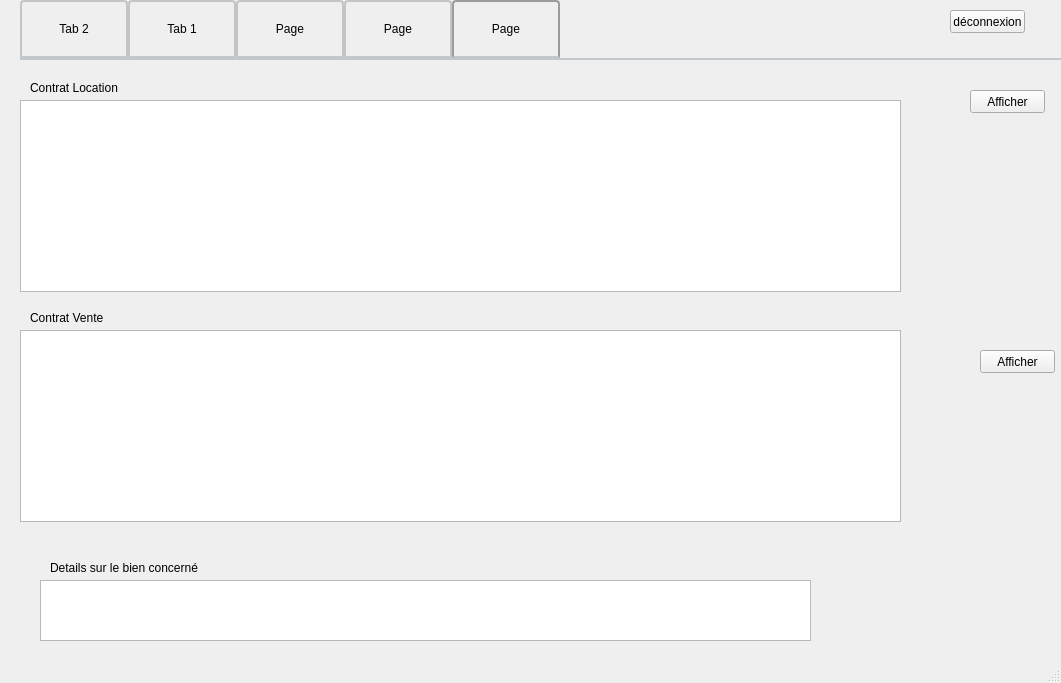
<?xml version="1.0" encoding="UTF-8"?>
<ui version="4.0">
 <class>Admin</class>
 <widget class="QMainWindow" name="Admin">
  <property name="geometry">
   <rect>
    <x>0</x>
    <y>0</y>
    <width>1061</width>
    <height>683</height>
   </rect>
  </property>
  <property name="windowTitle">
   <string>MainWindow</string>
  </property>
  <widget class="QWidget" name="centralwidget">
   <widget class="QTabWidget" name="tabWidget">
    <property name="geometry">
     <rect>
      <x>20</x>
      <y>0</y>
      <width>1041</width>
      <height>651</height>
     </rect>
    </property>
    <property name="styleSheet">
     <string notr="true">QTabWidget::pane { /* The tab widget frame */
    border-top: 2px solid #C2C7CB;
    position: absolute;
    top: -0.5em;
}

QTabWidget::tab-bar {
    alignment: center;
}

/* Style the tab using the tab sub-control. Note that
    it reads QTabBar _not_ QTabWidget */
QTabBar::tab {
    background: qlineargradient(x1: 0, y1: 0, x2: 0, y2: 1,
                                stop: 0 #E1E1E1, stop: 0.4 #DDDDDD,
                                stop: 0.5 #D8D8D8, stop: 1.0 #D3D3D3);
    border: 2px solid #C4C4C3;
    border-bottom-color: #C2C7CB; /* same as the pane color */
    border-top-left-radius: 4px;
    border-top-right-radius: 4px;
    min-width: 8ex;
    padding: 2px;
}

QTabBar::tab:selected, QTabBar::tab:hover {
    background: qlineargradient(x1: 0, y1: 0, x2: 0, y2: 1,
                                stop: 0 #fafafa, stop: 0.4 #f4f4f4,
                                stop: 0.5 #e7e7e7, stop: 1.0 #fafafa);
}

QTabBar::tab:selected {
    border-color: #9B9B9B;
    border-bottom-color: #C2C7CB; /* same as pane color */
}
QTabBar::tab { height: 50px; width: 100px; }</string>
    </property>
    <property name="tabPosition">
     <enum>QTabWidget::North</enum>
    </property>
    <property name="currentIndex">
     <number>4</number>
    </property>
    <widget class="QWidget" name="tab_2">
     <attribute name="title">
      <string>Tab 2</string>
     </attribute>
     <widget class="QCalendarWidget" name="calendarWidget">
      <property name="geometry">
       <rect>
        <x>20</x>
        <y>40</y>
        <width>256</width>
        <height>183</height>
       </rect>
      </property>
     </widget>
     <widget class="QPushButton" name="testing">
      <property name="geometry">
       <rect>
        <x>250</x>
        <y>230</y>
        <width>75</width>
        <height>23</height>
       </rect>
      </property>
      <property name="text">
       <string>Testing</string>
      </property>
     </widget>
    </widget>
    <widget class="QWidget" name="tab">
     <attribute name="title">
      <string>Tab 1</string>
     </attribute>
     <widget class="QTableWidget" name="ReservationTable">
      <property name="geometry">
       <rect>
        <x>10</x>
        <y>30</y>
        <width>421</width>
        <height>151</height>
       </rect>
      </property>
      <property name="styleSheet">
       <string notr="true"> QTableView {
     selection-background-color: qlineargradient(x1: 0, y1: 0, x2: 0.5, y2: 0.5,
                                 stop: 0 #FF92BB, stop: 1 white);
 }</string>
      </property>
     </widget>
     <widget class="QPushButton" name="LoadReservation">
      <property name="geometry">
       <rect>
        <x>440</x>
        <y>40</y>
        <width>75</width>
        <height>23</height>
       </rect>
      </property>
      <property name="text">
       <string>Afficher</string>
      </property>
     </widget>
     <widget class="QTableWidget" name="ClientTerrain">
      <property name="geometry">
       <rect>
        <x>10</x>
        <y>240</y>
        <width>771</width>
        <height>61</height>
       </rect>
      </property>
     </widget>
     <widget class="QTableWidget" name="ClientEntrepot">
      <property name="geometry">
       <rect>
        <x>10</x>
        <y>240</y>
        <width>771</width>
        <height>61</height>
       </rect>
      </property>
     </widget>
     <widget class="QTableWidget" name="ClientAppartemet">
      <property name="geometry">
       <rect>
        <x>10</x>
        <y>240</y>
        <width>771</width>
        <height>61</height>
       </rect>
      </property>
     </widget>
     <widget class="QTableWidget" name="ClientMaison">
      <property name="geometry">
       <rect>
        <x>10</x>
        <y>240</y>
        <width>771</width>
        <height>61</height>
       </rect>
      </property>
     </widget>
     <widget class="QPushButton" name="AccepterRes">
      <property name="geometry">
       <rect>
        <x>440</x>
        <y>70</y>
        <width>75</width>
        <height>23</height>
       </rect>
      </property>
      <property name="text">
       <string>Accepter</string>
      </property>
     </widget>
     <widget class="QTableWidget" name="ClientMaison_2">
      <property name="geometry">
       <rect>
        <x>0</x>
        <y>440</y>
        <width>791</width>
        <height>61</height>
       </rect>
      </property>
     </widget>
     <widget class="QTableWidget" name="ClientAppartemet_2">
      <property name="geometry">
       <rect>
        <x>0</x>
        <y>440</y>
        <width>791</width>
        <height>61</height>
       </rect>
      </property>
     </widget>
     <widget class="QPushButton" name="LoadProposition">
      <property name="geometry">
       <rect>
        <x>520</x>
        <y>120</y>
        <width>75</width>
        <height>23</height>
       </rect>
      </property>
      <property name="text">
       <string>Afficher</string>
      </property>
     </widget>
     <widget class="QPushButton" name="AccepterPro">
      <property name="geometry">
       <rect>
        <x>520</x>
        <y>150</y>
        <width>75</width>
        <height>23</height>
       </rect>
      </property>
      <property name="text">
       <string>Accepter</string>
      </property>
     </widget>
     <widget class="QTableWidget" name="ClientEntrepot_2">
      <property name="geometry">
       <rect>
        <x>0</x>
        <y>440</y>
        <width>791</width>
        <height>61</height>
       </rect>
      </property>
     </widget>
     <widget class="QTableWidget" name="PropositionTable">
      <property name="geometry">
       <rect>
        <x>600</x>
        <y>30</y>
        <width>401</width>
        <height>151</height>
       </rect>
      </property>
     </widget>
     <widget class="QTableWidget" name="ClientTerrain_2">
      <property name="geometry">
       <rect>
        <x>0</x>
        <y>440</y>
        <width>791</width>
        <height>61</height>
       </rect>
      </property>
     </widget>
     <widget class="QLabel" name="label">
      <property name="geometry">
       <rect>
        <x>600</x>
        <y>10</y>
        <width>131</width>
        <height>16</height>
       </rect>
      </property>
      <property name="text">
       <string>Proposition</string>
      </property>
     </widget>
     <widget class="QLabel" name="label_2">
      <property name="geometry">
       <rect>
        <x>10</x>
        <y>10</y>
        <width>101</width>
        <height>21</height>
       </rect>
      </property>
      <property name="text">
       <string>Reservation</string>
      </property>
     </widget>
     <widget class="QLabel" name="label_6">
      <property name="geometry">
       <rect>
        <x>200</x>
        <y>180</y>
        <width>391</width>
        <height>41</height>
       </rect>
      </property>
      <property name="text">
       <string/>
      </property>
     </widget>
    </widget>
    <widget class="QWidget" name="tab_5">
     <attribute name="title">
      <string>Page</string>
     </attribute>
     <widget class="QTableWidget" name="bien_table">
      <property name="enabled">
       <bool>true</bool>
      </property>
      <property name="geometry">
       <rect>
        <x>150</x>
        <y>110</y>
        <width>611</width>
        <height>151</height>
       </rect>
      </property>
      <attribute name="verticalHeaderDefaultSectionSize">
       <number>23</number>
      </attribute>
     </widget>
     <widget class="QPushButton" name="pushButton_3">
      <property name="geometry">
       <rect>
        <x>340</x>
        <y>20</y>
        <width>75</width>
        <height>23</height>
       </rect>
      </property>
      <property name="text">
       <string>PushButton</string>
      </property>
     </widget>
     <widget class="QCheckBox" name="checkBox_2">
      <property name="geometry">
       <rect>
        <x>20</x>
        <y>200</y>
        <width>70</width>
        <height>17</height>
       </rect>
      </property>
      <property name="text">
       <string>Vente</string>
      </property>
     </widget>
     <widget class="QCheckBox" name="checkBox">
      <property name="geometry">
       <rect>
        <x>20</x>
        <y>170</y>
        <width>70</width>
        <height>17</height>
       </rect>
      </property>
      <property name="text">
       <string>Location</string>
      </property>
     </widget>
     <widget class="QCheckBox" name="checkBox_3">
      <property name="geometry">
       <rect>
        <x>20</x>
        <y>260</y>
        <width>70</width>
        <height>17</height>
       </rect>
      </property>
      <property name="text">
       <string>Disponible</string>
      </property>
     </widget>
     <widget class="QRadioButton" name="radioEntrepot">
      <property name="geometry">
       <rect>
        <x>20</x>
        <y>21</y>
        <width>65</width>
        <height>17</height>
       </rect>
      </property>
      <property name="text">
       <string>Entrepot</string>
      </property>
     </widget>
     <widget class="QLabel" name="calculEntrepot">
      <property name="geometry">
       <rect>
        <x>82</x>
        <y>21</y>
        <width>16</width>
        <height>16</height>
       </rect>
      </property>
      <property name="text">
       <string>(0)</string>
      </property>
     </widget>
     <widget class="QRadioButton" name="radioAppartement">
      <property name="geometry">
       <rect>
        <x>20</x>
        <y>51</y>
        <width>86</width>
        <height>17</height>
       </rect>
      </property>
      <property name="text">
       <string>Appartement</string>
      </property>
     </widget>
     <widget class="QLabel" name="calculAppartement">
      <property name="geometry">
       <rect>
        <x>103</x>
        <y>51</y>
        <width>16</width>
        <height>16</height>
       </rect>
      </property>
      <property name="text">
       <string>(0)</string>
      </property>
     </widget>
     <widget class="QRadioButton" name="radioMaison">
      <property name="geometry">
       <rect>
        <x>20</x>
        <y>81</y>
        <width>56</width>
        <height>17</height>
       </rect>
      </property>
      <property name="text">
       <string>Maison</string>
      </property>
     </widget>
     <widget class="QLabel" name="calculMaison">
      <property name="geometry">
       <rect>
        <x>73</x>
        <y>81</y>
        <width>16</width>
        <height>16</height>
       </rect>
      </property>
      <property name="text">
       <string>(0)</string>
      </property>
     </widget>
     <widget class="QRadioButton" name="radioTerrain">
      <property name="geometry">
       <rect>
        <x>20</x>
        <y>111</y>
        <width>57</width>
        <height>17</height>
       </rect>
      </property>
      <property name="text">
       <string>Terrain</string>
      </property>
     </widget>
     <widget class="QLabel" name="calculTerrain">
      <property name="geometry">
       <rect>
        <x>74</x>
        <y>111</y>
        <width>16</width>
        <height>16</height>
       </rect>
      </property>
      <property name="text">
       <string>(0)</string>
      </property>
     </widget>
    </widget>
    <widget class="QWidget" name="tab_6">
     <attribute name="title">
      <string>Page</string>
     </attribute>
     <widget class="QTableWidget" name="tablew2">
      <property name="geometry">
       <rect>
        <x>210</x>
        <y>60</y>
        <width>671</width>
        <height>181</height>
       </rect>
      </property>
      <property name="rowCount">
       <number>0</number>
      </property>
      <property name="columnCount">
       <number>7</number>
      </property>
      <attribute name="horizontalHeaderMinimumSectionSize">
       <number>25</number>
      </attribute>
      <attribute name="horizontalHeaderDefaultSectionSize">
       <number>90</number>
      </attribute>
      <attribute name="horizontalHeaderStretchLastSection">
       <bool>true</bool>
      </attribute>
      <attribute name="verticalHeaderCascadingSectionResizes">
       <bool>true</bool>
      </attribute>
      <attribute name="verticalHeaderDefaultSectionSize">
       <number>23</number>
      </attribute>
      <attribute name="verticalHeaderStretchLastSection">
       <bool>true</bool>
      </attribute>
      <column/>
      <column/>
      <column/>
      <column/>
      <column/>
      <column/>
      <column/>
     </widget>
     <widget class="QPushButton" name="LoadClient">
      <property name="geometry">
       <rect>
        <x>210</x>
        <y>250</y>
        <width>75</width>
        <height>23</height>
       </rect>
      </property>
      <property name="text">
       <string>Afficher</string>
      </property>
     </widget>
     <widget class="QFrame" name="frame">
      <property name="geometry">
       <rect>
        <x>10</x>
        <y>60</y>
        <width>171</width>
        <height>181</height>
       </rect>
      </property>
      <property name="frameShape">
       <enum>QFrame::StyledPanel</enum>
      </property>
      <property name="frameShadow">
       <enum>QFrame::Raised</enum>
      </property>
      <widget class="QLabel" name="label_3">
       <property name="geometry">
        <rect>
         <x>10</x>
         <y>0</y>
         <width>71</width>
         <height>21</height>
        </rect>
       </property>
       <property name="text">
        <string>Recherche</string>
       </property>
      </widget>
      <widget class="QLineEdit" name="ClientName">
       <property name="geometry">
        <rect>
         <x>80</x>
         <y>40</y>
         <width>81</width>
         <height>20</height>
        </rect>
       </property>
      </widget>
      <widget class="QLineEdit" name="ClientNom">
       <property name="geometry">
        <rect>
         <x>80</x>
         <y>80</y>
         <width>81</width>
         <height>21</height>
        </rect>
       </property>
      </widget>
      <widget class="QLabel" name="label_4">
       <property name="geometry">
        <rect>
         <x>10</x>
         <y>40</y>
         <width>51</width>
         <height>21</height>
        </rect>
       </property>
       <property name="text">
        <string>Prenom</string>
       </property>
      </widget>
      <widget class="QLabel" name="label_5">
       <property name="geometry">
        <rect>
         <x>10</x>
         <y>80</y>
         <width>47</width>
         <height>13</height>
        </rect>
       </property>
       <property name="text">
        <string>Nom</string>
       </property>
      </widget>
     </widget>
     <widget class="QPushButton" name="pushButton">
      <property name="geometry">
       <rect>
        <x>340</x>
        <y>250</y>
        <width>75</width>
        <height>23</height>
       </rect>
      </property>
      <property name="text">
       <string>Supprimer</string>
      </property>
     </widget>
     <widget class="QTableWidget" name="PropositionTable_2">
      <property name="geometry">
       <rect>
        <x>580</x>
        <y>330</y>
        <width>291</width>
        <height>151</height>
       </rect>
      </property>
     </widget>
     <widget class="QTableWidget" name="ReservationTable_2">
      <property name="geometry">
       <rect>
        <x>80</x>
        <y>330</y>
        <width>291</width>
        <height>151</height>
       </rect>
      </property>
      <property name="styleSheet">
       <string notr="true"> QTableView {
     selection-background-color: qlineargradient(x1: 0, y1: 0, x2: 0.5, y2: 0.5,
                                 stop: 0 #FF92BB, stop: 1 white);
 }</string>
      </property>
     </widget>
     <widget class="QLabel" name="label_7">
      <property name="geometry">
       <rect>
        <x>210</x>
        <y>40</y>
        <width>321</width>
        <height>16</height>
       </rect>
      </property>
      <property name="text">
       <string>Nos Clients</string>
      </property>
     </widget>
     <widget class="QLabel" name="label_8">
      <property name="geometry">
       <rect>
        <x>80</x>
        <y>310</y>
        <width>111</width>
        <height>16</height>
       </rect>
      </property>
      <property name="text">
       <string>Les RESERVATIONS</string>
      </property>
     </widget>
     <widget class="QLabel" name="label_9">
      <property name="geometry">
       <rect>
        <x>580</x>
        <y>310</y>
        <width>161</width>
        <height>16</height>
       </rect>
      </property>
      <property name="text">
       <string>Les PROPOSITIONS</string>
      </property>
     </widget>
    </widget>
    <widget class="QWidget" name="tab_3">
     <attribute name="title">
      <string>Page</string>
     </attribute>
     <widget class="QTableWidget" name="LocationTable">
      <property name="geometry">
       <rect>
        <x>0</x>
        <y>40</y>
        <width>881</width>
        <height>192</height>
       </rect>
      </property>
     </widget>
     <widget class="QTableWidget" name="VenteTable">
      <property name="geometry">
       <rect>
        <x>0</x>
        <y>270</y>
        <width>881</width>
        <height>192</height>
       </rect>
      </property>
     </widget>
     <widget class="QPushButton" name="loadContratLoc">
      <property name="geometry">
       <rect>
        <x>950</x>
        <y>30</y>
        <width>75</width>
        <height>23</height>
       </rect>
      </property>
      <property name="text">
       <string>Afficher</string>
      </property>
     </widget>
     <widget class="QPushButton" name="LoadContratVente">
      <property name="geometry">
       <rect>
        <x>960</x>
        <y>290</y>
        <width>75</width>
        <height>23</height>
       </rect>
      </property>
      <property name="text">
       <string>Afficher</string>
      </property>
     </widget>
     <widget class="QTableWidget" name="ClientTerrain_3">
      <property name="geometry">
       <rect>
        <x>20</x>
        <y>520</y>
        <width>771</width>
        <height>61</height>
       </rect>
      </property>
     </widget>
     <widget class="QTableWidget" name="ClientMaison_3">
      <property name="geometry">
       <rect>
        <x>20</x>
        <y>520</y>
        <width>771</width>
        <height>61</height>
       </rect>
      </property>
     </widget>
     <widget class="QTableWidget" name="ClientAppartemet_3">
      <property name="geometry">
       <rect>
        <x>20</x>
        <y>520</y>
        <width>771</width>
        <height>61</height>
       </rect>
      </property>
     </widget>
     <widget class="QTableWidget" name="ClientEntrepot_3">
      <property name="geometry">
       <rect>
        <x>20</x>
        <y>520</y>
        <width>771</width>
        <height>61</height>
       </rect>
      </property>
     </widget>
     <widget class="QLabel" name="label_10">
      <property name="geometry">
       <rect>
        <x>10</x>
        <y>20</y>
        <width>111</width>
        <height>16</height>
       </rect>
      </property>
      <property name="text">
       <string>Contrat Location</string>
      </property>
     </widget>
     <widget class="QLabel" name="label_11">
      <property name="geometry">
       <rect>
        <x>10</x>
        <y>250</y>
        <width>111</width>
        <height>16</height>
       </rect>
      </property>
      <property name="text">
       <string>Contrat Vente</string>
      </property>
     </widget>
     <widget class="QLabel" name="label_12">
      <property name="geometry">
       <rect>
        <x>30</x>
        <y>500</y>
        <width>151</width>
        <height>16</height>
       </rect>
      </property>
      <property name="text">
       <string>Details sur le bien concerné</string>
      </property>
     </widget>
    </widget>
   </widget>
   <widget class="QPushButton" name="pushButton_2">
    <property name="geometry">
     <rect>
      <x>950</x>
      <y>10</y>
      <width>75</width>
      <height>23</height>
     </rect>
    </property>
    <property name="text">
     <string>déconnexion</string>
    </property>
   </widget>
  </widget>
  <widget class="QMenuBar" name="menubar">
   <property name="geometry">
    <rect>
     <x>0</x>
     <y>0</y>
     <width>1061</width>
     <height>21</height>
    </rect>
   </property>
  </widget>
  <widget class="QStatusBar" name="statusbar"/>
 </widget>
 <resources/>
 <connections/>
</ui>
